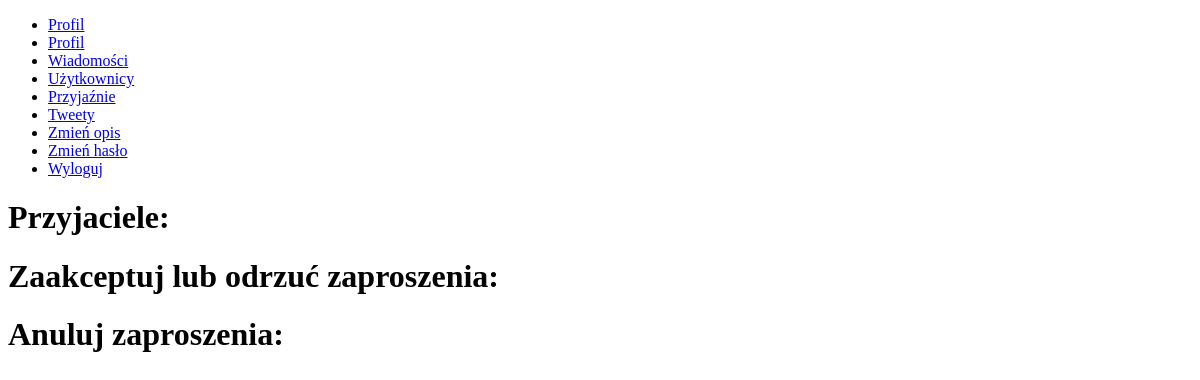
/showAllFriends.php (signed in), run on an earlier commit of the app's database.
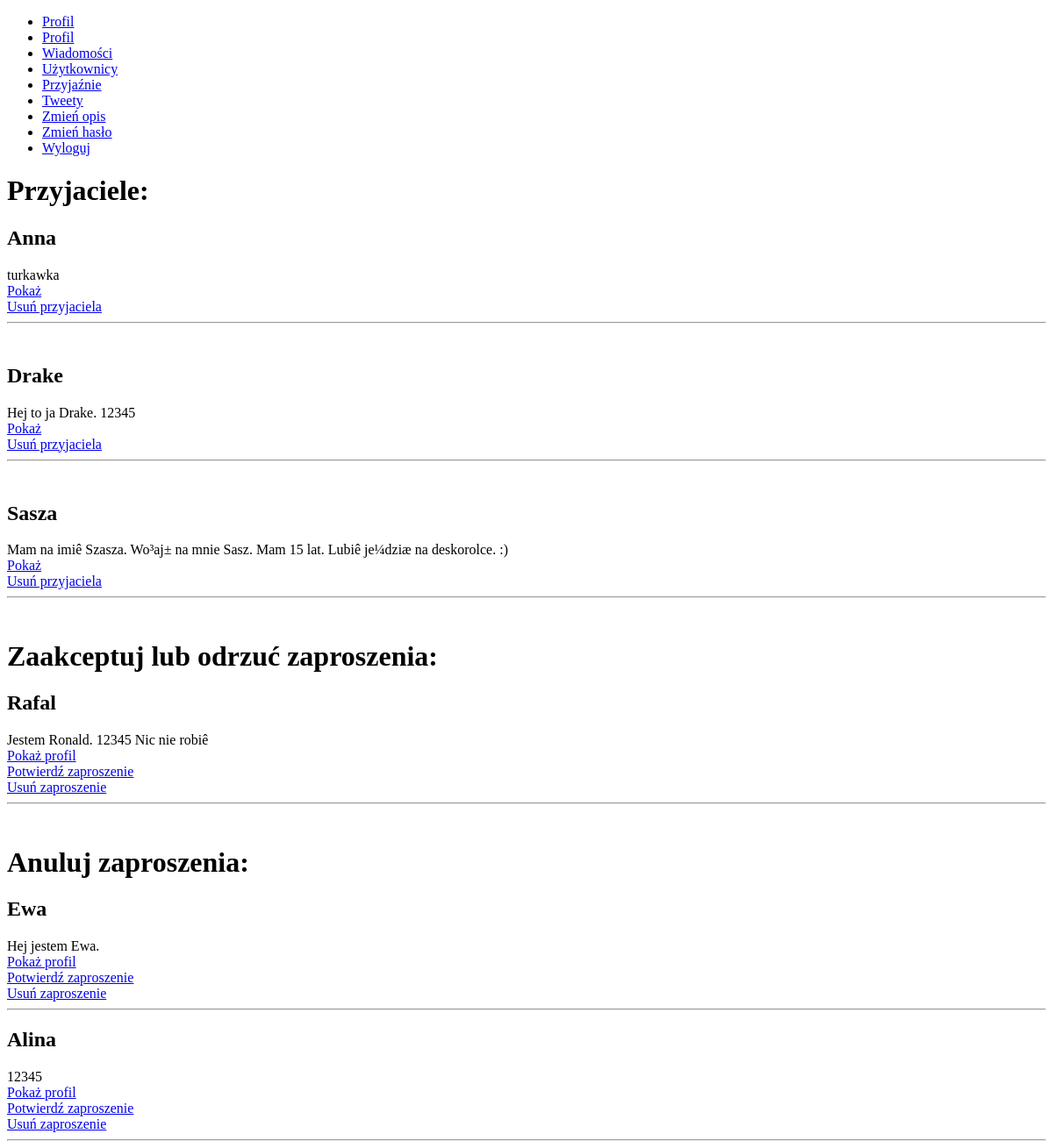
And on a later commit of the database.
### tables this page shows
CREATE TABLE IF NOT EXISTS `Friends` (
  `id` int(11) NOT NULL AUTO_INCREMENT,
  `friend1_id` int(11) NOT NULL,
  `friend2_id` int(11) NOT NULL,
  `accepted` int(11) DEFAULT NULL,
  PRIMARY KEY (`id`),
  KEY `friend1_id` (`friend1_id`),
  KEY `friend2_id` (`friend2_id`)
);

CREATE TABLE IF NOT EXISTS `Users` (
  `id` int(11) NOT NULL AUTO_INCREMENT,
  `name` varchar(255) DEFAULT NULL,
  `email` varchar(255) DEFAULT NULL,
  `password` char(60) DEFAULT NULL,
  `description` varchar(255) DEFAULT NULL,
  PRIMARY KEY (`id`),
  UNIQUE KEY `email` (`email`)
);

### src/User.php (called while the page is built, shortened)
<?php
class User
{
    static private $connection = null;
    static public function SetConnection(mysqli $newConnection)
    {
        User::$connection = $newConnection;
    }
    static public function GetUserById($idToLoad)
    {
        $sql = "SELECT * FROM Users where id = $idToLoad";
        $result = self::$connection->query($sql);
        if ($result !== FALSE) {
            if ($result->num_rows === 1) {
                $row = $result->fetch_assoc();
                $user = new User($row['id'], $row['name'], $row['email'], $row['description']);
                return $user;
            }
        }
        return false;
    }
    private $id;
    private $name;
    private $description;
    public function __construct($newId, $newName, $newEmail, $newDescription)
    {
        $this->id = intval($newId);
        $this->name = $newName;
    }
    public function getId()
    {
        return $this->id;
    }
    public function getName()
    {
        return $this->name;
    }
    public function getDescription()
    {
        return $this->description;
    }
    public function setDescription($newDescription)
    {
        if (strlen($newDescription) > 0) {
            return ($this->description = $newDescription);
        } else {
            return false;
        }
    }
    public function getAllFriends()
    {
        $sql = "SELECT * FROM Users JOIN Friends ON Friends.friend2_id = Users.id WHERE Friends.friend1_id = $this->id AND Friends.accepted = 1 ORDER BY Users.name ASC";
        $result = self::$connection->query($sql);
        if ($result == true) {
            $ret = [];
            if ($result->num_rows > 0) {
                while ($row = $result->fetch_assoc()) {
                    $user = new User($row['friend2_id'], $row['name'], $row['email'], $row['description']);
                    $ret[] = $user;
                }
                return $ret;
            }
        } else {
            return false;
        }
    }
    public function getAllInvitation()
    {
        $sql = "SELECT * FROM Users JOIN Friends ON Friends.friend1_id = Users.id WHERE Friends.friend2_id = $this->id AND Friends.accepted = 0";
        $result = self::$connection->query($sql);
        if ($result == true) {
            $ret = [];
            if ($result->num_rows > 0) {
                while ($row = $result->fetch_assoc()) {
                    $user = new User($row['friend1_id'], $row['name'], $row['email'], $row['description']);
                    $ret[] = $user;
                }
                return $ret;
            }
        } else {
            return false;
        }
    }
    public function getAllSentInvitation()
    {
        $sql = "SELECT * FROM Users JOIN Friends ON Friends.friend2_id = Users.id WHERE Friends.friend1_id = $this->id AND Friends.accepted = 0";
        $result = self::$connection->query($sql);
        if ($result == true) {
            $ret = [];
            if ($result->num_rows > 0) {
                while ($row = $result->fetch_assoc()) {
                    $user = new User($row['friend2_id'], $row['name'], $row['email'], $row['description']);
                    $ret[] = $user;
                }
                return $ret;
            }
        } else {
            return false;
        }
    }
}
?>

### showAllFriends.php (the view, shortened to what this page needs)
<?php
require_once("./src/connections.php");
$userId = $_SESSION['userId'];
$user = User::GetUserById($userId);
$allFriends = $user->getAllFriends();
echo("<h1>Przyjaciele: </h1>");
foreach($allFriends as $userToShow){
    echo("<h2>{$userToShow->getName()} </h2>");
    echo($userToShow->getDescription() . "<br />");
    echo("<a href='showUser.php?userId={$userToShow->getId()}'>Pokaż</a> <br>");
    echo("<a href='addFriend.php?id={$userToShow->getId()}'>Usuń przyjaciela</a><br/>");
    echo("<hr /><br>");
}
echo("<h1>Zaakceptuj lub odrzuć zaproszenia: </h1>");
$usersToAccept = $user->getAllInvitation();
foreach($usersToAccept as $userToShow){
    echo("<h2>{$userToShow->getName()} </h2>");
    echo($userToShow->getDescription() . "<br />");
    echo("<a href='showUser.php?userId={$userToShow->getId()}'>Pokaż profil</a> <br>");
    echo("<a href='addFriend.php?id={$userToShow->getId()}'>Potwierdź zaproszenie</a><br/>");
    echo("<a href='addFriend.php?idR={$userToShow->getId()}'>Usuń zaproszenie</a>");
    echo("<hr /><br>");
}
echo("<h1>Anuluj zaproszenia: </h1>");
$usersToCancel = $user->getAllSentInvitation();
foreach($usersToCancel as $userToShow){
    echo("<h2>{$userToShow->getName()} </h2>");
    echo($userToShow->getDescription() . "<br />");
    echo("<a href='showUser.php?userId={$userToShow->getId()}'>Pokaż profil</a> <br>");
    echo("<a href='addFriend.php?id={$userToShow->getId()}'>Potwierdź zaproszenie</a><br/>");
    echo("<a href='addFriend.php?idR={$userToShow->getId()}'>Usuń zaproszenie</a>");
    echo("<hr />");
}
?>

### src/connections.php (shortened to what this page needs)
<?php
require_once(dirname(__FILE__) . "/User.php");
if (isset($_SESSION['userId'])): ?>
    <!DOCTYPE html>
    <html>
    <head>
    </head>
    <body>
    <div class="nav">
        <ul>
            <li><a id="indeks" href='../twitter/indeks.php'>Profil</a></li>
            <li><a id="main" href='../twitter/showUser.php'>Profil</a></li>
            <li><a id="messages" href='../twitter/showMessages.php'><?php echo utf8_encode("Wiadomości") ?></a></li>
            <li><a id="users" href='../twitter/showAllUsers.php'>Użytkownicy</a></li>
            <li><a id="users" href='../twitter/showAllFriends.php'>Przyjaźnie</a></li>
            <li><a id="tweets" href='../twitter/showAllTweets.php'>Tweety</a></li>
            <li><a id="changeDescription" href='../twitter/changeDescription.php'>Zmień opis</a></li>
            <li><a id="changePassword" href='../twitter/changePassword.php'>Zmień hasło</a></li>
            <li><a id="logout" href='../twitter/logout.php'>Wyloguj</a></li>
        </ul>
    </div>
    </body>
    </html>
<?php endif; ?>

What changed in the data, as far as the page shows it:
added friends: friend2.name "Anna", friend2.description "turkawka", shown under "Przyjaciele:"
added friends: friend2.name "Drake", friend2.description "Hej to ja Drake. 12345", shown under "Przyjaciele:"
added friends: friend2.name "Sasza", friend2.description "Mam na imiê Szasza. Wo³aj± na mnie Sasz. Mam 15 lat. Lubiê je¼dziæ na deskorolce. :)", shown under "Przyjaciele:"
added friends: friend1.name "Rafal", friend1.description "Jestem Ronald. 12345 Nic nie robiê", shown under "Zaakceptuj lub odrzuć zaproszenia:"
added friends: friend2.name "Ewa", friend2.description "Hej jestem Ewa.", shown under "Anuluj zaproszenia:"
added friends: friend2.name "Alina", friend2.description "12345", shown under "Anuluj zaproszenia:"
